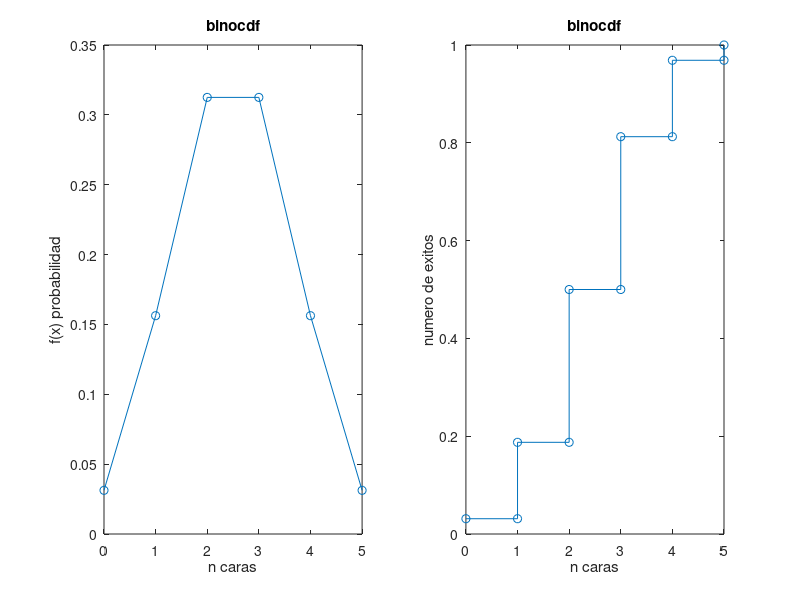

Here is the MATLAB script that generated this plot:
clear all;

% ciclo for
num_lanzamientos=input("ingrese el numero de lanzamientos: ");
%for i=1:10
  %display();
 % vector(i)=round(rand());
%endfor
 %vector=0:1:lanzamientos;
 vector=0:num_lanzamientos;
 %suma_cara=sum(vector);
 %num_lanzamientos=numel(vector);
 %%pdf--> probabilidad densidad funcional
muestra=binornd(num_lanzamientos,0.5,10000,1)
 probabilidad_pdf=binopdf(vector,num_lanzamientos,0.5);
 probabilidad_cdf=binocdf(vector,num_lanzamientos,0.5)

subplot(1,2,1);
 plot(vector,probabilidad_pdf,'o-');
 xlabel('n caras')
 ylabel('f(x) probabilidad');
 title('binocdf');
 %hold on;
%%%%%%%%%%%%%%%%%%%%%%%%%%%%%%%%%%
subplot(1,2,2);
stairs(vector,probabilidad_cdf,'o-');
xlabel('n caras');
ylabel('numero de exitos');
title('binocdf');


